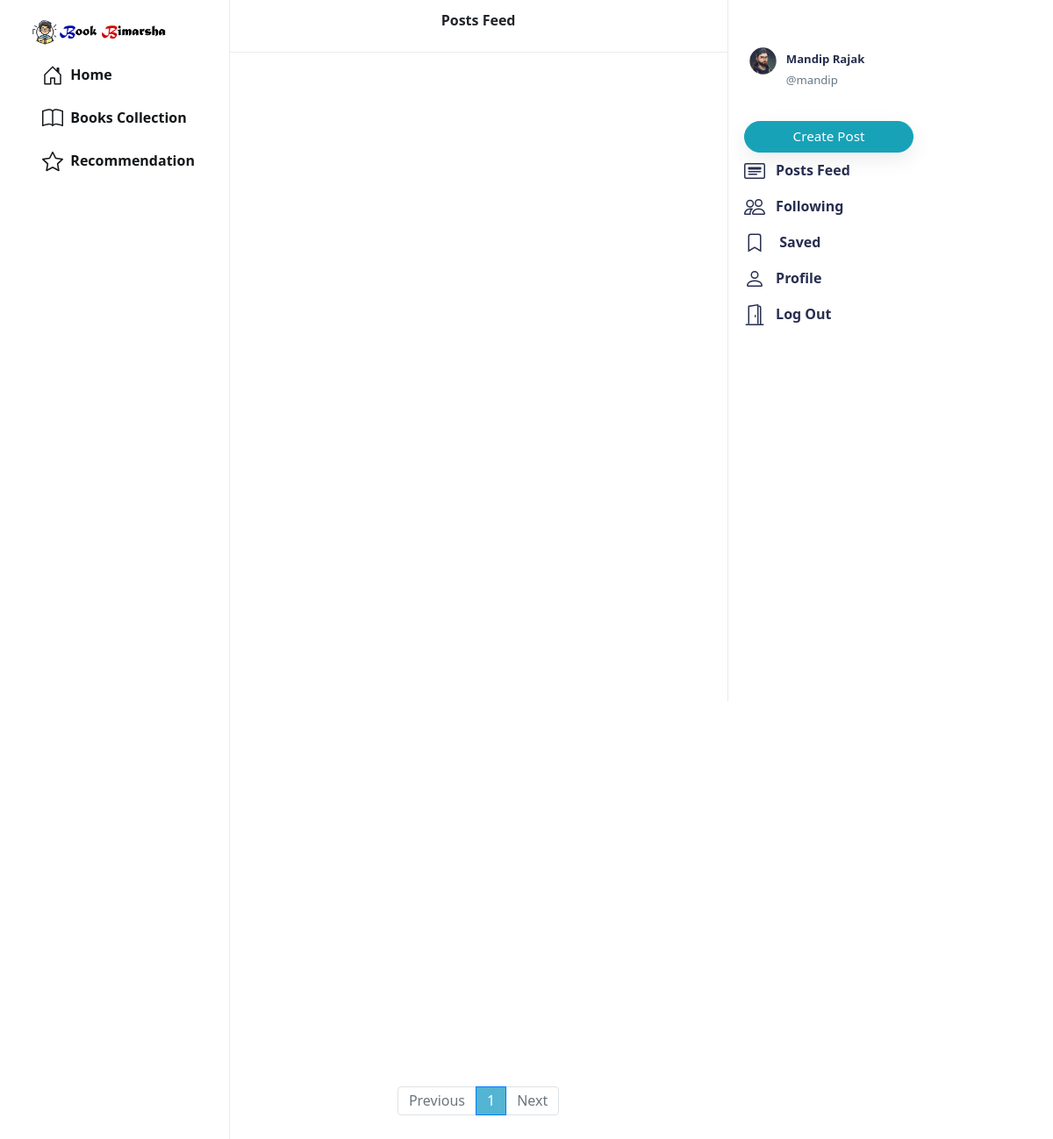
/ (signed in), run on the app's committed database.
### network/models.py (models this page shows, shortened)
class User(AbstractUser):
    profile_pic = models.ImageField(upload_to='profile_pic/')
    bio = models.TextField(max_length=160, blank=True, null=True)
    cover = models.ImageField(upload_to='covers/', blank=True)

### network/views.py (the view)
# urls.py: path("", views.index, name="index"),
def index(request):
    all_posts = Post.objects.all().order_by('-date_created')
    paginator = Paginator(all_posts, 10)
    page_number = request.GET.get('page')
    if page_number == None:
        page_number = 1
    posts = paginator.get_page(page_number)
    followings = []
    suggestions = []
    if request.user.is_authenticated:
        followings = Follower.objects.filter(followers=request.user).values_list('user', flat=True)
        suggestions = User.objects.exclude(pk__in=followings).exclude(username=request.user.username).order_by("?")[:6]
    return render(request, "network/index.html", {
        "posts": posts,
        "suggestions": suggestions,
        "page": "all_posts",
        'profile': False
    })

### network/templates/network/index.html (shortened to what this page needs)
{% extends "network/layout.html" %}
{% load static %}
{% block body %}
    <div class="main-div">
        <div class="left-div">
            <nav class="head heading">
                {% if page == 'all_posts' %}
                  <center>  Posts Feed </center>
                {% elif page == 'following' %}
                  <center> Following </center>
                {% elif page == 'saved' %}
                  <center> Saved </center>
                {% elif page == 'profile' %}
                  <center> Profile </center>
                {% else %}
                <center> Profile Edit </center>
                {% endif %}
            </nav>
            <div class="left-div-content">
                <div class="posts-view">
                    <div class="main-div-content">
                        <nav aria-label="Page navigation example" class="pagination-bar">
                            <ul class="pagination justify-content-center">
                                {% if posts.has_previous %}
                                    <li class="page-item">
                                        <a class="page-link" href="?page={{ posts.previous_page_number | default:1}}" tabindex="-1" aria-disabled="true">Previous</a>
                                    </li>
                                {% else %}
                                    <li class="page-item disabled">
                                        <a class="page-link" href="" tabindex="-1" aria-disabled="true">Previous</a>
                                    </li>
                                {% endif %}
                                {% for each in posts.paginator.page_range %}
                                    {% if each == posts.number %}
                                        <li class="page-item active"><a class="page-link" href="?page={{each}}">{{each}}</a></li>
                                    {% else %}
                                        <li class="page-item"><a class="page-link" href="?page={{each}}">{{each}}</a></li>
                                    {% endif %}
                                {% endfor %}
                                {% if posts.has_next %}
                                    <li class="page-item">
                                        <a class="page-link" href="?page={{ posts.next_page_number }}">Next</a>
                                    </li>
                                {% else %}
                                    <li class="page-item disabled">
                                        <a class="page-link" href="">Next</a>
                                    </li>
                                {% endif %}
                            </ul>
                          </nav>
                    </div>
                </div>
            </div>
        </div>
    </div>
{% endblock %}

### network/templates/network/layout.html (shortened to what this page needs)
{% load static %}
<!DOCTYPE html>
<html lang="en">
    <head>
        <link rel="stylesheet" href="https://stackpath.bootstrapcdn.com/bootstrap/4.4.1/css/bootstrap.min.css">
        <link href="{% static 'network/styles.css' %}" rel="stylesheet">
    </head>
    <body>
        <div class="body" data-page="{{page}}">
            <div class="sidenav">
                <a href="{% url 'index' %}" class="navbar-brand">
                    <img src="{% static 'network/Images/BLogo.png' %}" height="31px" width="100%">
                </a>
                <div style="height: 100%;">
                    <li class="nav-item" id="home">
                        <a href="/" class="nav-link">
                            <div>
                                &nbsp;Home
                            </div>
                        </a>
                        </li>
                    <li class="nav-item" id="bookscollection">
                        <a href="{% url 'bookscoll' %}" class="nav-link">
                            <div>
                                &nbsp;Books Collection
                            </div>
                        </a>
                        </li>
                        <li class="nav-item" id="recommend">
                            <a href="{% url 'recommend' %}"class="nav-link">
                                <div>
                                    &nbsp;Recommendation
                                </div>
                            </a>
                            </li>
                </div>
            </div>
            {% block body %}
            {% endblock %}
            <div class="right-div">
                <nav class="head">
                </nav>
                <div class='right-div-content'>
                    <div class="space" style="background-color: white;"></div>
                    {% if user.is_authenticated %}
                        <div style="position: absolute; top: 40px;">
                            <ul class="navbar-nav">
                            {% if user.is_authenticated %}
                                <li class="nav-item sidenav-user">
                                    <a href="{% url 'profile' user.username %}" class="nav-link">
                                        <div class="user_account">
                                            <div class="small-profilepic" style="float: left; background-image: url(/media/{{user.profile_pic}})"></div>
                                            <div style="height: 2.7vw; margin: auto;">
                                                <div style="margin-top: 5px; color: #272e4f;"><strong>{{user.first_name}} {{user.last_name}}</strong></div>
                                                <div class="grey" style="margin-top: 4px;">@{{ user.username }}</div>
                                            </div>
                                        </div>
                                    </a>
                                </li>
                            {% endif %}
                            </ul>
                        </div>
                    {% endif %}
                    <div>
                        <div style="margin-top: 60px;">
                                {% if user.is_authenticated %}
                                <button id="popup-btn" class="btn btn-info new-post-btn" onclick="createpost()"style="margin-top: 10px;">Create Post</button>
                                {% endif %}
                            <ul class="navbar-nav">
                                <li class="nav-item" id="all_posts">
                                <a href="{% url 'index' %}" class="nav-link">
                                    <div style="color: #272e4f;">
                                        &nbsp;&nbsp;<strong>Posts Feed</strong>
                                    </div>
                                </a>
                                </li>
                                {% if user.is_authenticated %}
                                    <li class="nav-item" id="following">
                                        <a href="{% url 'following' %}" class="nav-link">
                                            <div style="color: #272e4f;">
                                                &nbsp;&nbsp;<strong>Following</strong>
                                            </div>
                                        </a>
                                    </li>
                                    <li class="nav-item" id="saved">
                                        <a href="{% url 'saved' %}" class="nav-link">
                                            <div style="color: #272e4f;">
                                                <svg width="1.5em" height="1.5em" viewBox="0 0 16 16" class="bi bi-bookmark" fill="currentColor" xmlns="http://www.w3.org/2000/svg">
                                                    <path fill-rule="evenodd" d="M8 12l5 3V3a2 2 0 0 0-2-2H5a2 2 0 0 0-2 2v12l5-3zm-4 1.234l4-2.4 4 2.4V3a1 1 0 0 0-1-1H5a1 1 0 0 0-1 1v10.234z"/>
                                                  </svg>
                                                &nbsp;&nbsp;<strong> Saved </strong>
                                            </div>
                                        </a>
                                    </li>
                                    <li class="nav-item" id="profile">
                                        <a href="{% url 'profile' user.username %}" class="nav-link">
                                            <div style="color: #272e4f;">
                                                &nbsp;&nbsp;<strong>Profile</strong>
                                            </div>
                                        </a>
                                    </li>
                                    <li class="nav-item" id="logout">
                                        <a href="{% url 'logout' %}" class="nav-link">
                                            <div style="color: #272e4f;">
                                                &nbsp;&nbsp;<strong>Log Out</strong>
                                            </div>
                                        </a>
                                    </li>
                                {% endif %}
                            </ul>
                        </div>
                    </div>
                </div>
            </div>
        </div>
    </body>
</html>

### network/static/network/styles.css (style rules this page uses)
.body { display: flex; min-height: 100%; font-family: system-ui, sans-serif; }
.btn { border-radius: 20px; padding: 0.32rem 1rem 0.375rem 1rem; }
.btn, .btn:focus, .btn:active { box-shadow: none !important; -webkit-box-shadow: none !important; }
.grey { color: #657786; }
svg { vertical-align: text-top; }
.sidenav { height: 100%; width: 21.8%; position: fixed; top: 0; left: 0; padding: 15px; list-style: none; border-right: .5px solid #e6ecf0; z-index: 100; padding-left: 3%; background-color: white; }
.sidenav li { margin-top: 7px; }
.sidenav .nav-link { color: #14171a; line-height: .7em; font-weight: 700; padding: 0px; }
.sidenav .nav-link > div { padding: 10px 20px 8px 12px; border-radius: 25px; line-height: 0.9em; width: max-content; }
.new-post-btn { padding-left: 55px !important; padding-right: 55px !important; font-size: .95em; font-weight: 530; box-shadow: rgba(0, 0, 0, 0.08) 0px 8px 24px !important; }
.user_account { display: flex; font-size: .82rem; font-weight: normal; padding-top: 3px !important; padding-bottom: 3px !important; padding-left: 3px !important; }
.user_account .small-profilepic { transform: scale(.82); margin-left: auto; margin-top: auto; }
.active a { color: #28a745 !important; }
.main-div { position: relative; width: 47.25%; min-height: 100vh; left: 21.8%; }
.left-div { position: relative; }
.head { height: 7.5vh; }
.heading { position: fixed; width: 47.255%; top: 0px; padding: 18px; border-bottom: .5px solid #e6ecf0; line-height: .7em; font-weight: 800; background-color: #fff; z-index: 1000; }
.left-div-content { margin-top: 7.5vh; }
.small-profilepic { width: 3.1vw; height: 3.1vw; border-radius: 9999px; overflow: hidden; margin-right: 8px; background-size: cover; background-repeat: no-repeat; background-position: center; box-sizing: content-box; }
.space { height: 8px; background-color: #e6ecf0; }
.pagination-bar { margin-top: 35px; margin-bottom: 35px; }
.pagination-bar .page-link { line-height: .9em; }
.page-item.active .page-link { color: white !important; background-color: #54B4D3; }
.page-link { color: #54B4D3; }
.right-div { width: 28%; height: 100vh; position: fixed; right: 2.95%; border-left: .5px solid #e6ecf0; background-color: white; }
.right-div .head { padding: .9vh 1.5vw; }
.right-div-content { height: 92.5vh; overflow: auto; padding-left: 1.5vw; padding-right: 1.5vw; }

### data on the page
User: profile_pic (picture), first_name "Mandip", last_name "Rajak", username "mandip"

### other printed values
{{ each }} "1"
